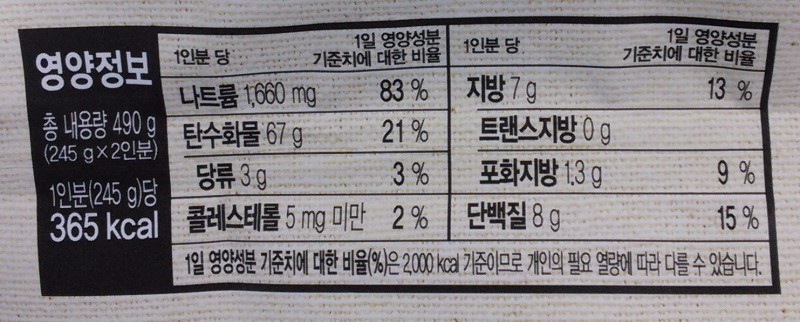
#> input picture test_image/input/test5.jpg, 800 x 322 px
$ python preprocess.py
#> lines starting #> are read from the running program, lines starting #| are printed output that depends on the picture; after the words box and inside, x2 and y2 are one past the last pixel; in counts of white or black regions, pixels touching at a corner belong together
import cv2

image_path = "test_image/input/test5.jpg"
original_image = cv2.imread(image_path, cv2.IMREAD_COLOR)
#> original_image is the input picture: shape (322, 800, 3); mean B, G, R 130, 127.3, 131.3

gray_image = cv2.cvtColor(original_image, cv2.COLOR_BGR2GRAY) #그레이 스케일 적용

_, binary_image = cv2.threshold(gray_image, 128, 255, cv2.THRESH_BINARY_INV | cv2.THRESH_OTSU) #이미지 이진화
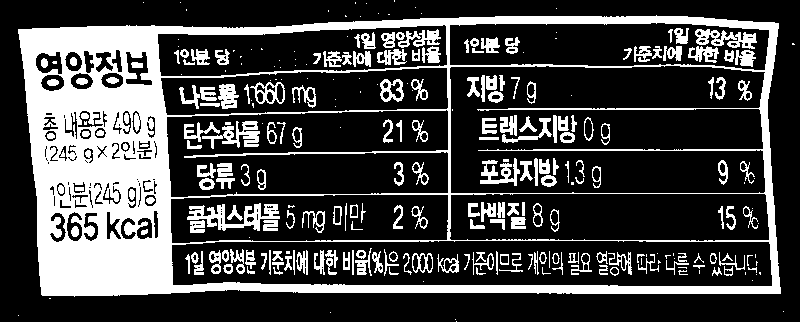
#> binary_image: shape (322, 800); 27.1% white; 289 white regions (90 under 20 px), largest, box (x1, y1, x2, y2) and area: (18, 15, 781, 297) 48083, (187, 203, 280, 231) 1062, (202, 121, 260, 149) 673

# 우리가 인식하고자 하는 영양성분표는 테이블 내에 수평선, 수직선들이 있음
# 따라서 해당 형태의 테이블의 윤곽선을 인식하기 위해 cv2로 대략적인 구조를 잡아줌
vertical_kernel = cv2.getStructuringElement(cv2.MORPH_RECT, (1, 5))
vertical_lines = cv2.morphologyEx(binary_image, cv2.MORPH_OPEN, vertical_kernel, iterations=2)
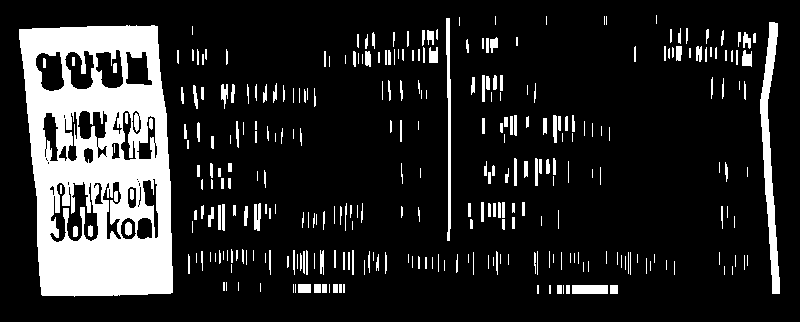
#> vertical_lines: shape (322, 800); 15.9% white; 316 white regions (117 under 20 px), largest, box (x1, y1, x2, y2) and area: (19, 25, 173, 297) 28187, (760, 22, 780, 294) 2150, (446, 18, 451, 241) 722
horizontal_kernel = cv2.getStructuringElement(cv2.MORPH_RECT, (5, 1))
horizontal_lines = cv2.morphologyEx(binary_image, cv2.MORPH_OPEN, horizontal_kernel, iterations=2)
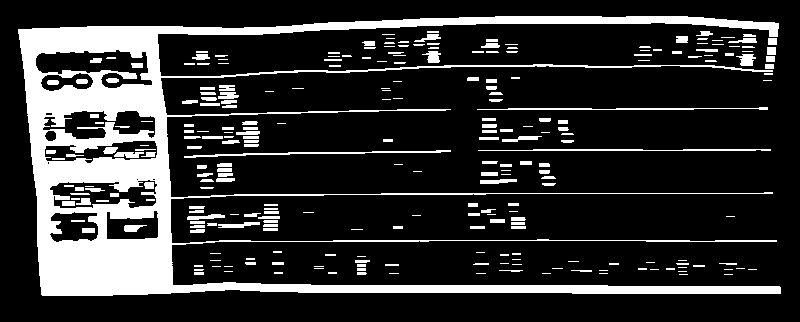
#> horizontal_lines: shape (322, 800); 19.2% white; 267 white regions (94 under 20 px)

table_structure = cv2.addWeighted(vertical_lines, 0.5, horizontal_lines, 0.5, 0.0)
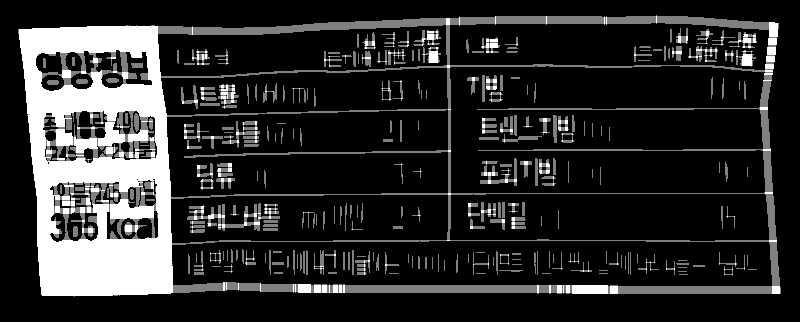
#> table_structure: shape (322, 800); min 0, max 255, mean 44.8

# 윤곽선 검출
contours, _ = cv2.findContours(table_structure, cv2.RETR_EXTERNAL, cv2.CHAIN_APPROX_SIMPLE)
#> contours = 1 contour; box (x1, y1, x2, y2) and area: (18, 15, 781, 297) 201079

largest_contour = max(contours, key=cv2.contourArea)
#> largest_contour = contour of 232 points, box (x1, y1, x2, y2) (18, 15, 781, 297), area 201079

x, y, w, h = cv2.boundingRect(largest_contour)
#> x = 18; y = 15; w = 763; h = 282

cropped_image = original_image[y:y+h, x:x+w]
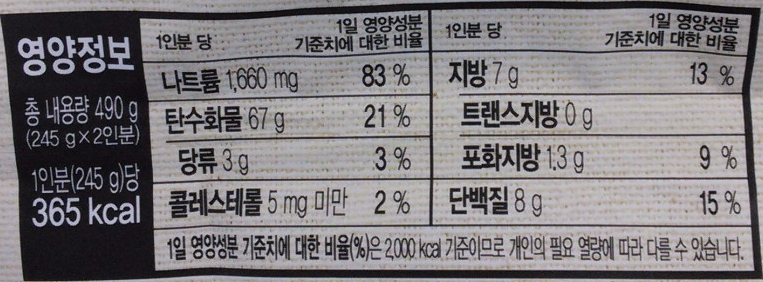
#> cropped_image: shape (282, 763, 3); mean B, G, R 123.1, 120.3, 123.9

# 이후, 영양성분표만 잘라낸 이미지를 크롭하여 따로 저장
output_path = "test_image/output/cropped_table_enhanced.jpg"
cv2.imwrite(output_path, cropped_image)

$ run again, with test_image/input/test7.jpg copied over test_image/input/test5.jpg
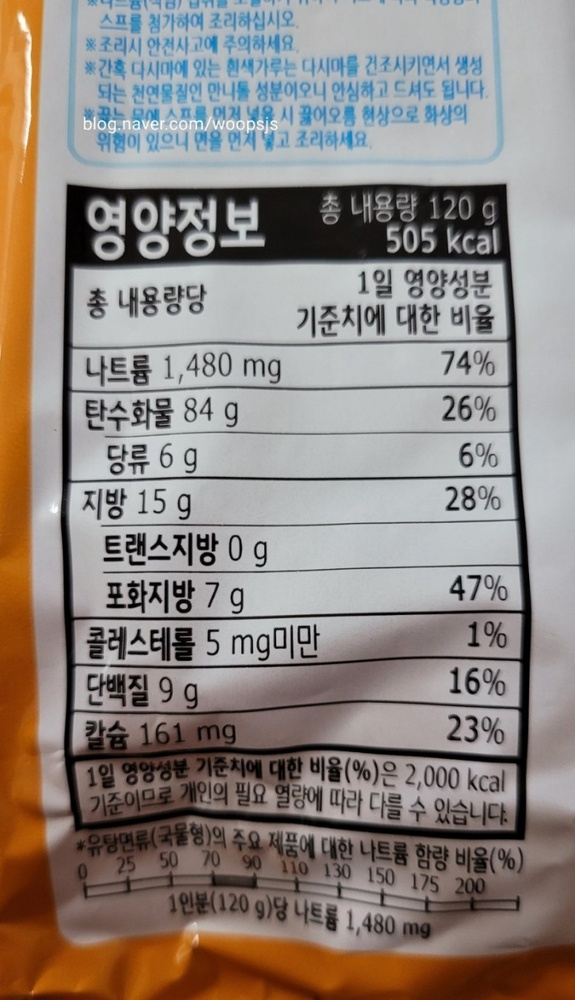
#> input picture test_image/input/test7.jpg, 575 x 1000 px, shrunk from 800 x 1392 before the run
#> original_image is the input picture: shape (1000, 575, 3); mean B, G, R 128.2, 133.7, 143.1
#> `_, binary_image = cv2.threshold(gray_image, 128, 255, cv2.THRESH_BINAR..`:
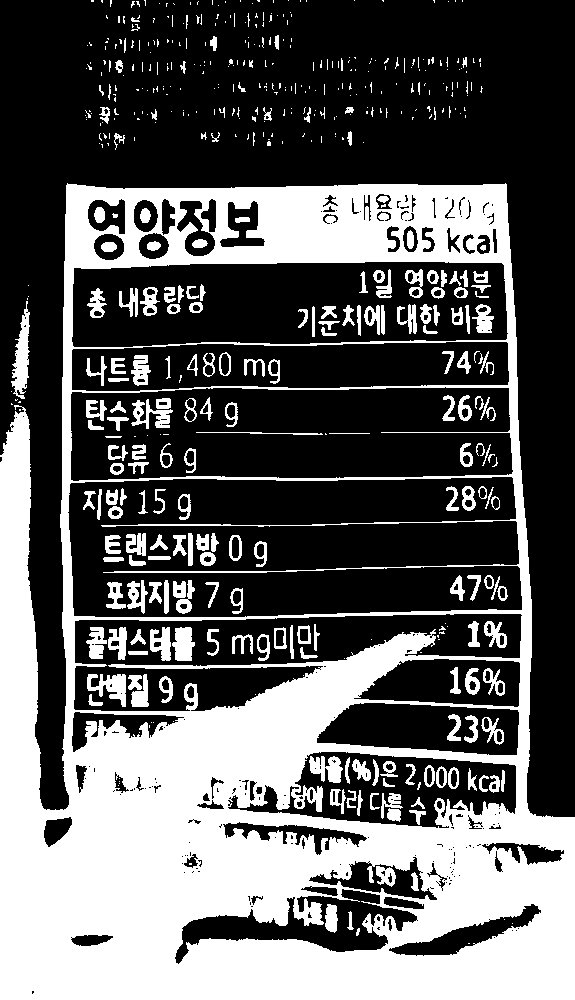
#> binary_image: shape (1000, 575); 36.5% white; 528 white regions (319 under 20 px), largest, box (x1, y1, x2, y2) and area: (0, 183, 575, 1000) 179539, (11, 301, 30, 399) 937, (87, 674, 126, 707) 679
#> vertical_lines: shape (1000, 575); 31.9% white; 365 white regions (98 under 20 px), largest, box (x1, y1, x2, y2) and area: (0, 183, 575, 1000) 164444, (15, 312, 29, 396) 745, (175, 627, 192, 661) 524
#> horizontal_lines: shape (1000, 575); 32.3% white; 315 white regions (81 under 20 px)
#> contours = 52 contours, 46 with area under 20; largest, box (x1, y1, x2, y2) and area: (0, 183, 575, 1000) 406548, (11, 312, 30, 396) 730, (213, 36, 217, 51) 38, (275, 35, 279, 50) 36, (349, 131, 352, 146) 26, (99, 107, 110, 124) 22
#> largest_contour = contour of 416 points, box (x1, y1, x2, y2) (0, 183, 575, 1000), area 406548
#> x = 0; y = 183; w = 575; h = 817
#> `cropped_image = original_image[y:y+h, x:x+w]`:
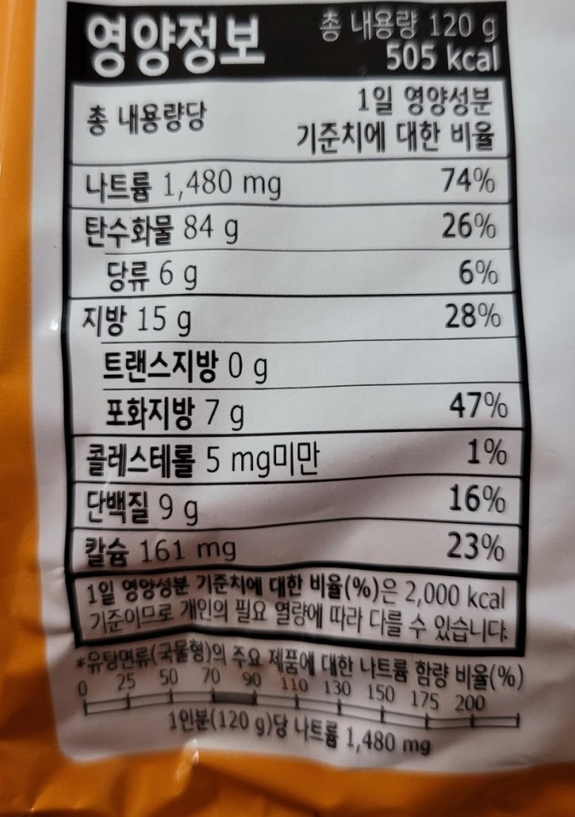
#> cropped_image: shape (817, 575, 3); mean B, G, R 116.7, 124.5, 138.1
